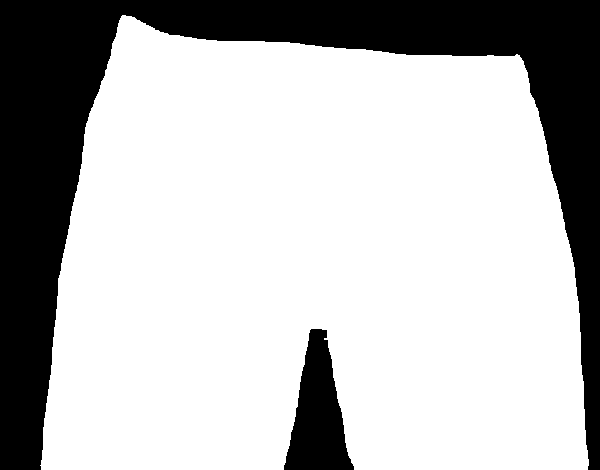
#> input picture experiments/pairs_consensus/2691c1a8d0/bmask.png, 600 x 470 px, found by its file name
$ python sweep_neg.py
#> lines starting #> are read from the running program, lines starting #| are printed output that depends on the picture; after the words box and inside, x2 and y2 are one past the last pixel; in counts of white or black regions, pixels touching at a corner belong together
### src/denimtwin/canon/upright.py
"""Rotate a flat-lay photograph so the garment stands upright (plan §4.2).

Why this exists at all: `canon/autolm.landmarks_from_mask` measures axis-aligned extents — leftmost/rightmost pixel in
a horizontal band, lowest pixel in a column — so it is not rotation-invariant. EXP_0021 measured the cost on a
geometrically exact silhouette: a **5 degree tilt already moves every shape ratio by more than 5%**, and 8 degrees
moves them 18-33%, while the segmentation mask is still correct (IoU 0.994 at 8 degrees). Camera tilt is invisible in
the photograph, so it cannot be asked away in the capture instructions alone.

The estimate is the silhouette's principal axis. EXP_0022 measured it against known rotations of 16 real masks:
median error 0.00 degrees, p90 1.64, and in 176 cases correcting was never worse than not correcting. It has one
failure mode, and it is structural rather than incidental — on a **near-isotropic silhouette** (a squat pair of
shorts, elongation < 1.2) the two eigenvalues are nearly equal and the axis can swing:

    elongation >= 1.2   max error 0.02 deg at 3 deg of tilt, 0.81 at 15
    elongation <  1.2   max error 0.41 deg at 3 deg of tilt, 4.67 at 8, 10.45 at 15

which is why `unreliable()` exists and why the caller is expected to say so in its own output.

This is a CANONICALISATION, not a measurement of the garment's true orientation: it makes repeated measurements of one
garment agree (Gate 1), and claims nothing about which way the garment really lay.
"""
import numpy as np
import cv2

ISOTROPIC_ELONGATION = 1.2      # below this the principal axis is degenerate (EXP_0022)
UNRELIABLE_TILT_DEG = 5.0       # ... and above this tilt its error grows past a degree


# [4 lines left out: function _wrap, not called in this run]


def _axis_angle(v):
    a = np.degrees(np.arctan2(v[0], v[1]))
    return float((a + 90) % 180 - 90)


# [46 lines left out: function waistband_angle, not called in this run]

def principal_axis_angle(mask):
    """(angle_deg, elongation) — the tilt of the garment, as the deviation from vertical of whichever principal axis
    is closer to vertical.

    It used to be the LONG axis unconditionally, and that is wrong for the project's own subject. A pair of shorts
    laid flat is usually **wider than tall** (9 of the 16 photographs measured in EXP_0021 have height/width 0.60-0.85),
    so its long axis runs left-to-right and the old function returned ~±88 degrees — outside `max_correctable_tilt`,
    so uprighting silently did nothing on exactly the garments this project is about. Reading the near-vertical axis
    instead turns those same nine photographs into tilts of -3.4 to +2.6 degrees, which is what they actually are.

    A consequence worth knowing: |angle| is now at most 45 degrees by construction, because at 45 the two axes swap
    roles. A garment genuinely lying at 50 degrees reads as -40, and nothing here can tell those apart from the
    silhouette alone.
    """
    ys, xs = np.nonzero(np.asarray(mask, bool))
    if not len(ys): return 0.0, 1.0
    pts = np.stack([xs, ys], 1).astype(np.float32); pts -= pts.mean(0)
    cov = pts.T @ pts / len(pts)
    w_, v_ = np.linalg.eigh(cov)
    angs = [_axis_angle(v_[:, i]) for i in (0, 1)]
    ang = min(angs, key=abs)
    return float(ang), float(np.sqrt(w_.max() / max(w_.min(), 1e-6)))


def tilt_estimate(mask, prefer_waistband=False):
    """(angle_deg, elongation, source). `prefer_waistband` takes the waistband-edge fit when it answers.

    **It is off by default, and EXP_0026 is why.** Measured against known rotations of 16 real masks the waistband
    estimator looks much better than the principal axis — p90 error 0.22° against 1.64°, never missing by a degree,
    though it declines on 38% of cases — and on the one case with independent ground truth (443d1d4658, whose
    cutting-mat grid shows the garment is square) it says -1.9° where the principal axis says +4.8°. Wired into the
    pipeline it is worse: silhouette IoU 0.858 -> 0.831 and hem error 8.5 -> 23.3 px over the usable pairs, 1 better
    and 4 worse. It fixes 443d1d4658 (IoU 0.857 -> 0.922) and breaks 2691c1a8d0 (0.736 -> 0.558, hem 11.5 -> 86.6 px)
    by rotating a before-photo the principal axis had declined to touch.

    Being more precise when it answers is not the same as answering about the waistband: on some photographs the
    straight line it finds across the top of the mask is a fold, a belt, or a shadow. Keeping it available and off is
    the honest state — the measurement is real, the improvement is not."""
    a, elong = principal_axis_angle(mask)
    if prefer_waistband:
        w, frac = waistband_angle(mask)
        if w is not None:
            return float(w), elong, "waistband"
    return float(a), elong, "principal_axis"


def tilt_angle(mask, prefer_waistband=False):
    """(angle_deg, elongation). See `tilt_estimate` for which estimator answered and why the waistband one is off."""
    a, e, _ = tilt_estimate(mask, prefer_waistband)
    return a, e


def max_correctable_tilt(elongation):
    """An elongated garment lying at 60 degrees is still a garment; a squat one at 60 degrees is more likely a mask
    error than a tilt, so the correction is not attempted that far out."""
    return 80.0 if elongation > 1.8 else 30.0


def unreliable(angle_deg, elongation):
    """Is this tilt estimate one the caller should warn about? (EXP_0022: the near-isotropic regime.)"""
    return bool(elongation < ISOTROPIC_ELONGATION and abs(angle_deg) >= UNRELIABLE_TILT_DEG)


# [26 lines left out: function upright_decision, not called in this run]


def upright(image_bgr, mask, deadband=0.0):
    """Rotate image and mask so the garment's principal axis is vertical.

    `deadband` skips the correction below that tilt. It was 8.0 until EXP_0022, which is the band where the estimate
    is most accurate and the un-corrected measurement error is already >5%; the default is now 0.0. Returns
    (image, mask, applied_angle_deg) — the angle is 0.0 when nothing was done.
    """
    m = np.asarray(mask, bool)
    ang, elong = tilt_angle(m)
    # A rotation this small is a no-op that still costs one resampling of the photograph, so it is skipped whatever
    # the deadband is. This is not a tuning threshold: below it the rotation matrix is the identity to within a pixel
    # on any image this project handles.
    if abs(ang) < 0.05 or abs(ang) < deadband or abs(ang) > max_correctable_tilt(elong):
        return image_bgr, m, 0.0
    h, w = m.shape[:2]
    M = cv2.getRotationMatrix2D((w / 2, h / 2), -ang, 1.0)
    cos, sin = abs(M[0, 0]), abs(M[0, 1])
    nw, nh = int(h * sin + w * cos), int(h * cos + w * sin)
    M[0, 2] += nw / 2 - w / 2; M[1, 2] += nh / 2 - h / 2
    bgc = tuple(int(c) for c in np.median(image_bgr[~m], axis=0)) if (~m).any() else (128, 128, 128)
    img2 = cv2.warpAffine(image_bgr, M, (nw, nh), borderValue=bgc)
    mask2 = cv2.warpAffine(m.astype(np.uint8), M, (nw, nh)) > 0
    return img2, mask2, ang

### scratchpad/sweep_neg.py
import sys, numpy as np, cv2
sys.path.insert(0, "/Users/jefferyhuang/denim-twin/src")
from denimtwin.canon import upright as U
def rot_exp(m, d):
    h, w = m.shape[:2]
    M = cv2.getRotationMatrix2D((w/2, h/2), d, 1.0)
    cos, sin = abs(M[0,0]), abs(M[0,1])
    nw, nh = int(h*sin+w*cos), int(h*cos+w*sin)
    M[0,2]+=nw/2-w/2; M[1,2]+=nh/2-h/2
    return cv2.warpAffine(m.astype(np.uint8), M, (nw,nh))>0
def rot_fix(m, d):
    h, w = m.shape[:2]
    M = cv2.getRotationMatrix2D((w/2, h/2), d, 1.0)
    return cv2.warpAffine(m.astype(np.uint8), M, (w,h))>0
m = cv2.imread("/Users/jefferyhuang/denim-twin/experiments/pairs/2691c1a8d0/bmask.png", cv2.IMREAD_GRAYSCALE)>127
#> m: shape (470, 600) bool; 72.9% white; 2 black regions, box (x1, y1, x2, y2) and area: (0, 0, 600, 470) 70788, (284, 329, 354, 470) 5733
for name, f in (("expand", rot_exp), ("fixed", rot_fix)):
    print("==", name)
    for d in range(10, 27, 2):
        mm = f(m, d); a,e = U.tilt_angle(mm)
        _, m2, ap = U.upright(np.zeros(mm.shape+(3,),np.uint8), mm)
        ot,_ = U.tilt_angle(m2)
        print(f"  {d:>3}{a:>10.2f}{e:>7.3f}{ap:>9.2f}{ot:>10.2f}")
#> this loop made 2 passes
#> pass 1, in upright, `m = np.asarray(mask, bool)`:
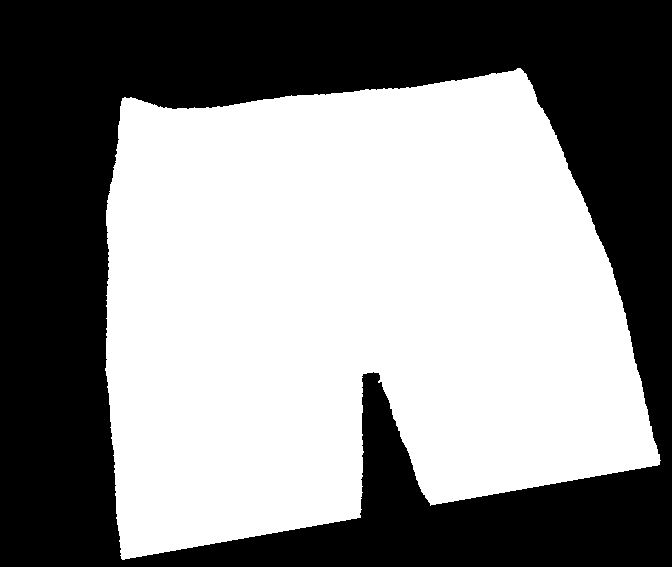
#> m: shape (567, 672) bool; 53.9% white; 1 black region, box (x1, y1, x2, y2) and area: (0, 0, 672, 567) 175503
#> pass 1, in upright, `mask2 = cv2.warpAffine(m.astype(np.uint8), M, (nw, nh)) > 0`:
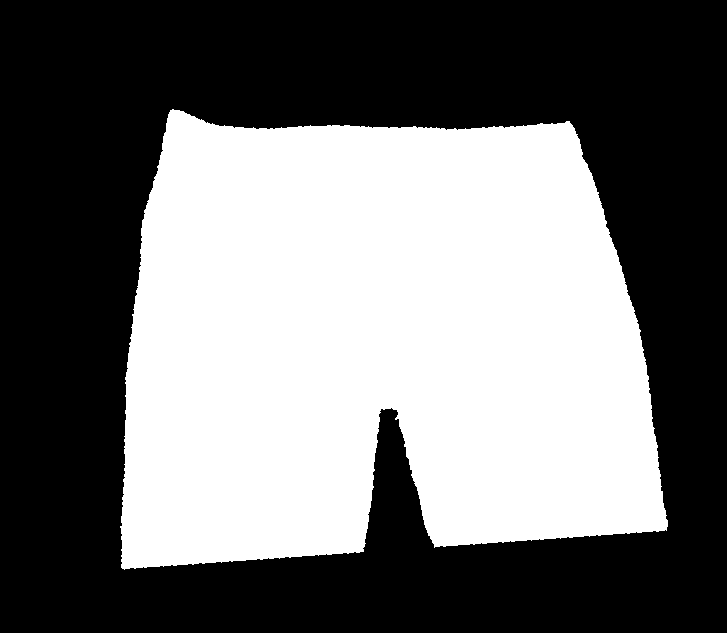
#> mask2: shape (633, 727) bool; 44.7% white; 1 white region, box (x1, y1, x2, y2) and area: (120, 109, 668, 570) 205549
#> pass 1, in upright (call 2), `m = np.asarray(mask, bool)`:
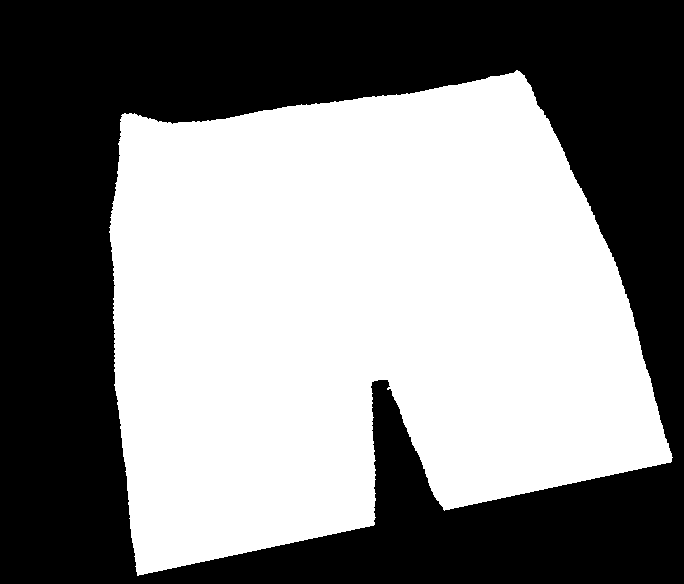
#> m: shape (584, 684) bool; 51.4% white; 1 black region, box (x1, y1, x2, y2) and area: (0, 0, 684, 584) 193943
#> after the loop:
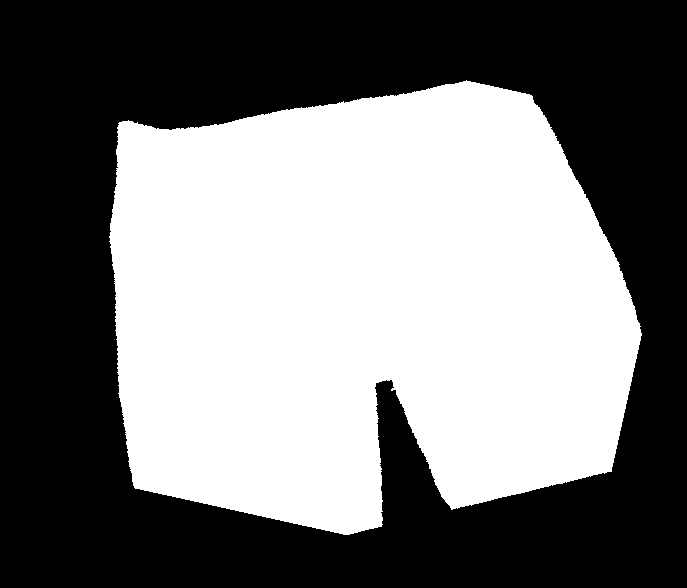
#> m2: shape (588, 687) bool; 47.2% white; 1 white region, box (x1, y1, x2, y2) and area: (109, 80, 642, 535) 190491
#> after the loop:
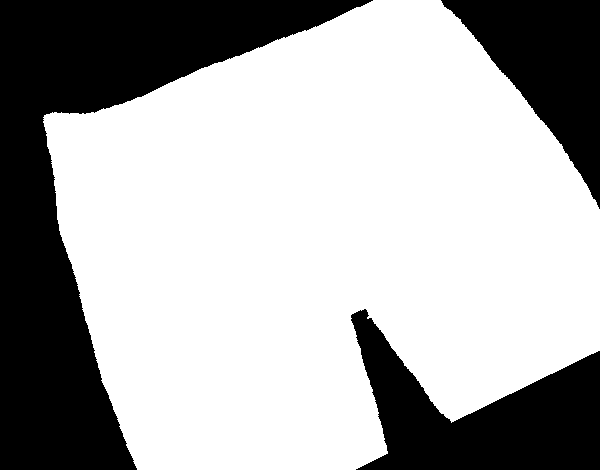
#> mm: shape (470, 600) bool; 67.5% white; 3 black regions, box (x1, y1, x2, y2) and area: (0, 0, 373, 470) 55814, (351, 309, 600, 470) 20405, (441, 0, 600, 209) 15312
